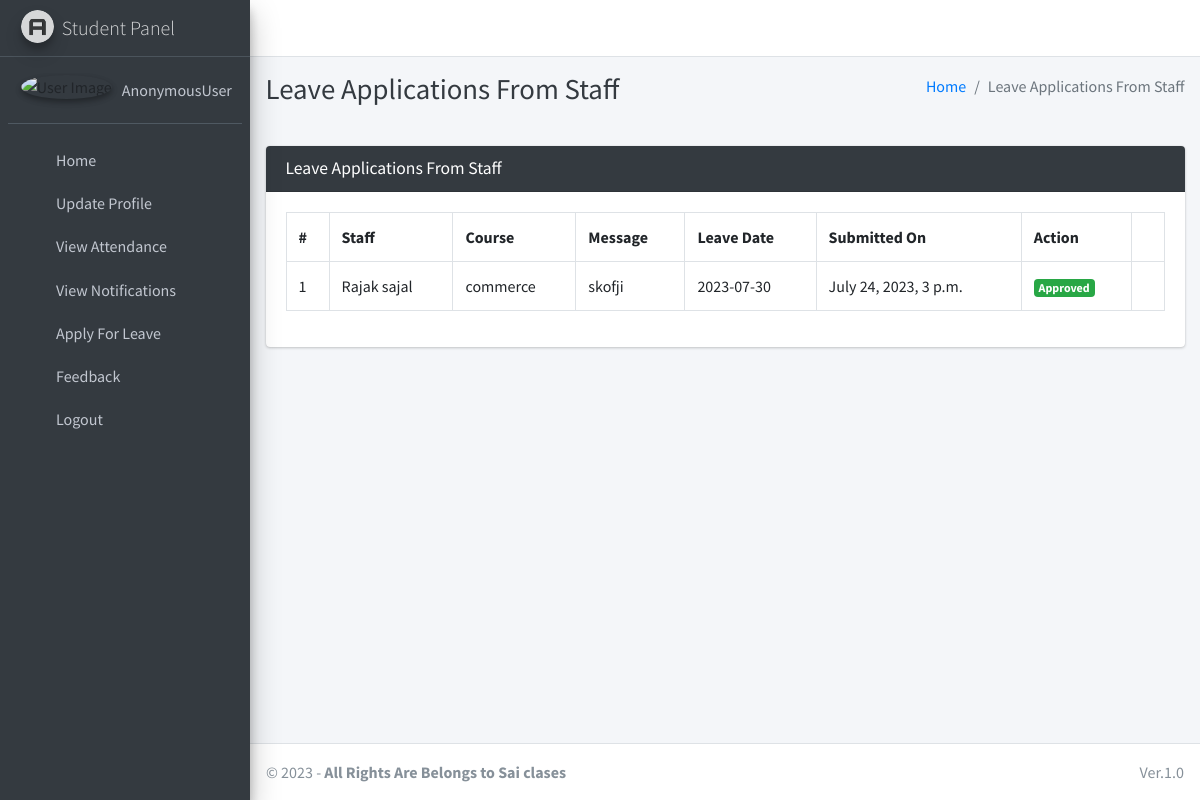
Page /staff/view/leave/ on the committed database.
### main_app/models.py (models this page shows, shortened)
class LeaveReportStaff(models.Model):
    staff = models.ForeignKey(Staff, on_delete=models.CASCADE)
    date = models.CharField(max_length=60)
    message = models.TextField()
    status = models.SmallIntegerField(default=0)
    created_at = models.DateTimeField(auto_now_add=True)
    updated_at = models.DateTimeField(auto_now=True)

class Staff(models.Model):
    course = models.ForeignKey(Course, on_delete=models.DO_NOTHING, null=True, blank=False)
    admin = models.OneToOneField(CustomUser, on_delete=models.CASCADE)
    def __str__(self):
        return self.admin.last_name + " " + self.admin.first_name

class CustomUser(AbstractUser):
    USER_TYPE = ((1, "HOD"), (2, "Staff"), (3, "Student"))
    GENDER = [("M", "Male"), ("F", "Female")]
    username = None  # Removed username, using email instead
    email = models.EmailField(unique=True)
    user_type = models.CharField(default=1, choices=USER_TYPE, max_length=1)
    gender = models.CharField(max_length=1, choices=GENDER)
    profile_pic = models.ImageField()
    address = models.TextField()
    fcm_token = models.TextField(default="")  # For firebase notifications
    created_at = models.DateTimeField(auto_now_add=True)
    updated_at = models.DateTimeField(auto_now=True)
    USERNAME_FIELD = "email"
    REQUIRED_FIELDS = []
    objects = CustomUserManager()

class Course(models.Model):
    name = models.CharField(max_length=120)
    created_at = models.DateTimeField(auto_now_add=True)
    updated_at = models.DateTimeField(auto_now=True)
    def __str__(self):
        return self.name

### main_app/hod_views.py (the view, shortened to what this page needs)
# urls.py: path("staff/view/leave/", hod_views.view_staff_leave, name="view_staff_leave",),
@csrf_exempt
def view_staff_leave(request):
    if request.method != 'POST':
        allLeave = LeaveReportStaff.objects.all()
        context = {
            'allLeave': allLeave,
            'page_title': 'Leave Applications From Staff'
        }
        return render(request, "hod_template/staff_leave_view.html", context)

### main_app/templates/hod_template/staff_leave_view.html (shortened to what this page needs)
{% extends 'main_app/base.html' %}
{% load static %}
{% block page_title %}{{page_title}}{% endblock page_title %}
{% block content %}
<section class="content">
    <div class="container-fluid">
        <div class="row">
            <div class="col-md-12">
                <div class="card card-dark">
                    <div class="card-header">
                        <h3 class="card-title">{{page_title}}</h3>
                    </div>
                    <div class="table card-body">
                        <table class="table table-bordered table-hover">
                            <tr>
                                <th>#</th>
                                <th>Staff</th>
                                <th>Course</th>
                                <th>Message</th>
                                <th>Leave Date</th>
                                <th>Submitted On</th>
                                <th>Action</th>
                            </tr>
                            {% for leave in  allLeave %}
                              <tr>
                                  <td>{{forloop.counter}}</td>
                                  <td>{{leave.staff}}</td>
                                  <td>{{leave.staff.course}}</td>
                                  <td>{{leave.message}}</td>
                                  <td>{{leave.date}}</td>
                                  <td>{{leave.created_at}}</td>
                                      {% if leave.status == 0 %}
                                           <td> <button data-toggle = "modal" data-target = "#reply_modal" value="{{leave.id}}" class="btn btn-success reply_open_modal">Reply</button>
{% elif leave.status == -1 %}
<td><span  class='badge badge-danger'>Rejected</span></td>
{% else %}
<td><span  class='badge badge-success'>Approved</span></td>
                                            <td>{{feedback.updated_at}}</td>
                                      {% endif %}
                              </tr>
                            {% endfor %}
                        </table>
                    </div>
                    </div>
            </div>
        </div>
    </div>
</section>
{% endblock content %}

### rows in the picture
LeaveReportStaff: staff "Rajak sajal", staff.course "commerce", message "skofji", date "2023-07-30", created_at "July 24, 2023, 3 p.m."

### other values in the picture
{{ user }} "AnonymousUser"
{{ page_title }} "Leave Applications From Staff"
